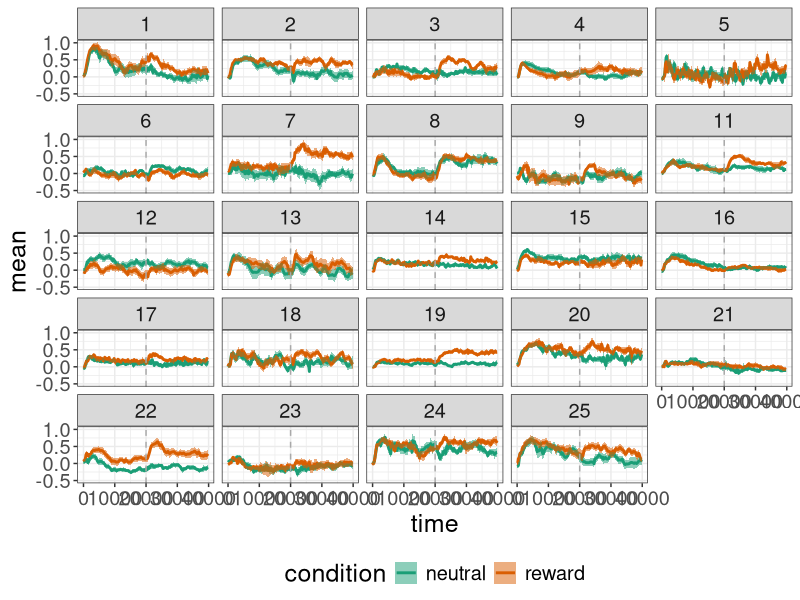
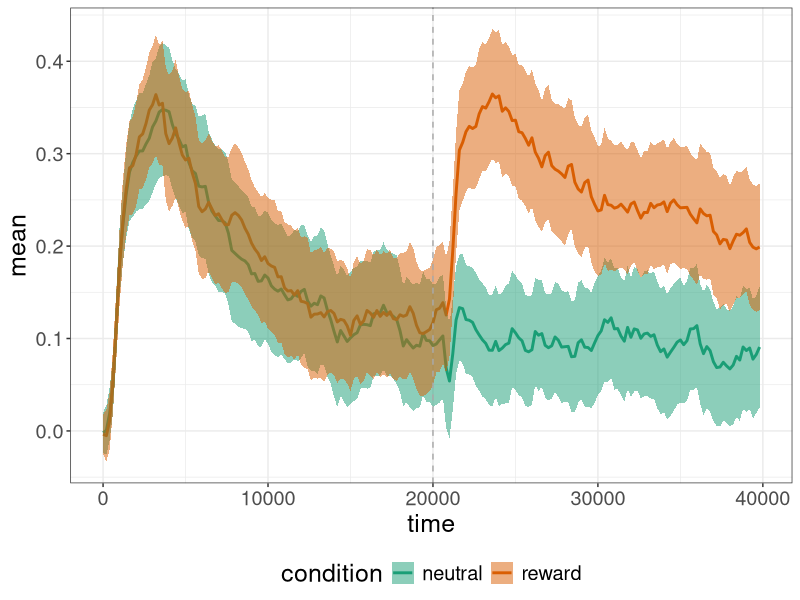
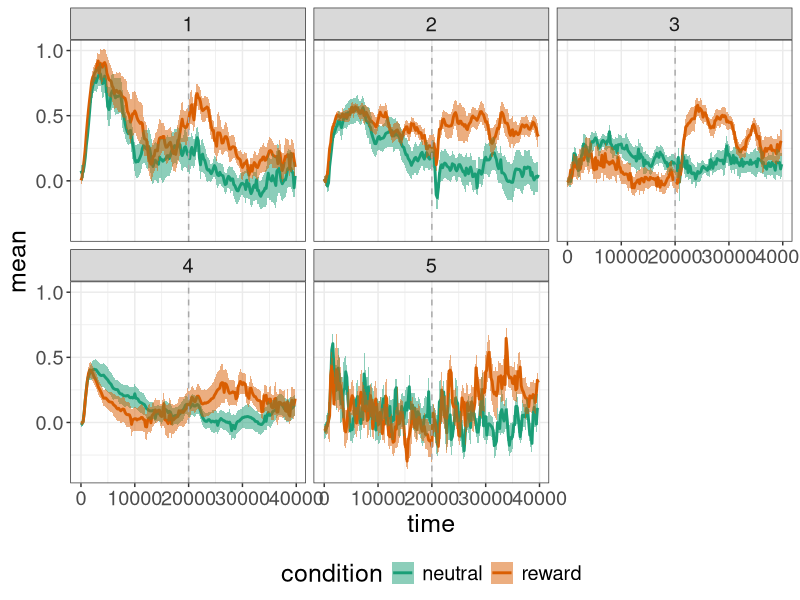
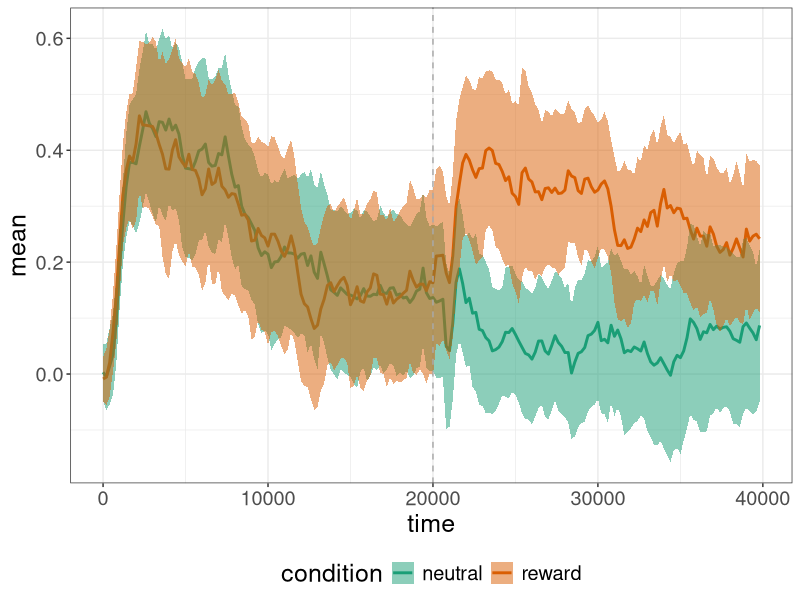
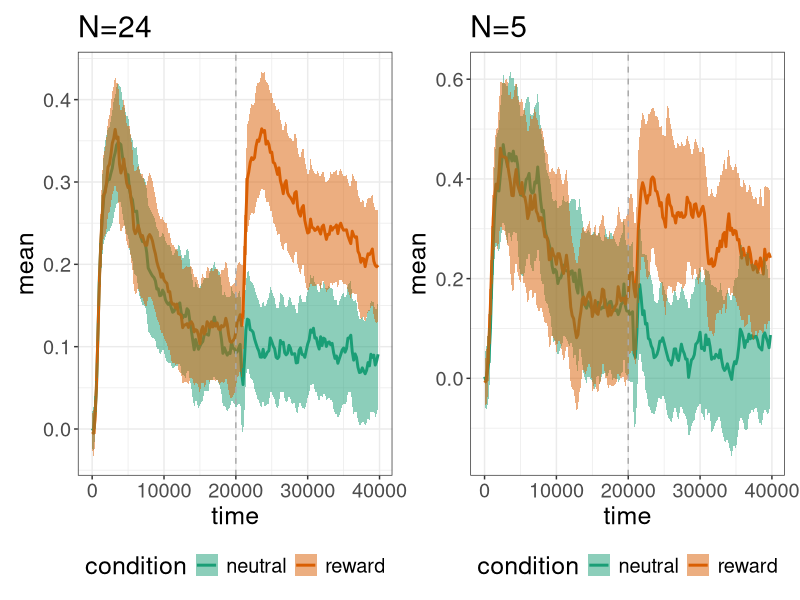
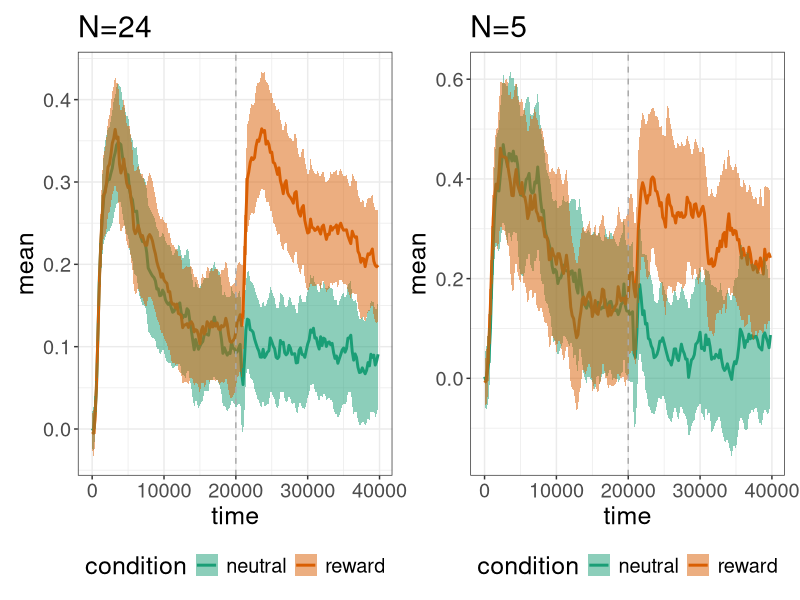

Write R code to recreate these figures, in order.
## ---- chunk 1
knitr::opts_chunk$set(echo = TRUE)
## ---- chunk 2
# install.packages(c("tidyverse", "RColorBrewer", "patchwork"))
## ---- chunk 3
# take a snapshot and update the lock.file
# renv::snapshot() # this is only necessary when new packages or installed or packages are updated.
## ---- chunk 4
pkg <- c("tidyverse", "RColorBrewer", "patchwork")

lapply(pkg, library, character.only = TRUE)
## ---- chunk 5
theme_set(
  theme_bw() +
    theme(text = element_text(size = 18), 
          title = element_text(size = 18),
          legend.position = "bottom")
)

## Set the amount of dodge in figures
pd <- position_dodge(0.7)
pd2 <- position_dodge(1)
## ---- chunk 6
## all of the data
data_all <- read_csv("data/datatfs.csv") %>%
  select(-n, -sum_na) %>%
  mutate(pid = factor(pid),
         condition = factor(condition,
                            levels = c("neutral", "reward"))) %>% 
  rename(time = samples)
head(data_all)
str(data_all)
summary(data_all)

## some notes on the variables
## pid = participant id (1-24)
## trial = trial 1-20 
## condition = within-participant experimental manipulation, neutral vs reward
## time = time of samples (technically, this is the average over the time-window e.g., 1 = avg of 1-200 samples at 1000Hz)
## pupil = pupil diameter
## ---- chunk 7
## filter to only leave pid 1-5
data <- data_all %>% 
    filter(pid %in% 1:5)
head(data)
str(data)
summary(data)
## ---- chunk 8
## pid check
data_all %>% 
  distinct(pid)

tally1 <- data_all %>%
  group_by(pid, condition, trial) %>% 
  distinct(time) %>% 
  tally()
tally1

## 474 observations with a maximum of n=200 observations each
## 200 datapoints per pid (24), per condition (2), per trial (10). (some trials removed due to exclusion criteria).
## 24x2x10=480 (so by this analysis, 6 trials removed across 24 pts) to give 474 trials in total.
## And then each trial was broken into 40s x 5Hz = 200.
## Out of these 200 possible samples, some were NaN and removed as part of preprocessing. There may be other ways to go here but that's what we've done so far for this example.

# check min and max samples
data_all %>%
  group_by(pid, condition) %>% 
  summarise(max=max(time),
            min=min(time))
## ---- chunk 9
## pid check
data %>% 
  distinct(pid)

tally2 <- data %>%
  group_by(pid, condition, trial) %>% 
  distinct(time) %>% 
  tally()
tally2

## 98 observations with a maximum of n=200 observations each
## 200 datapoints per pid (5), per condition (2), per trial (10). (some trials removed due to exclusion criteria).
## 5x2x10=100 (so by this analysis, 2 trials removed across 5 pts) to give 98 trials in total.
## And then each trial was broken into 40s x 5Hz = 200.
## Out of these 200 possible samples, some were NaN and removed as part of preprocessing. 

# check min and max samples
data %>%
  group_by(pid, condition) %>% 
  summarise(max=max(time),
            min=min(time))
## ---- chunk 10
data_all_pid <- data_all %>%
  group_by(pid, condition, time) %>% 
  summarise(mean = mean(pupil, na.rm = TRUE),
            sd = sd(pupil, na.rm = TRUE),
            n = length(unique(trial/2)), # 
            sem = (sd/sqrt(length(unique(trial/2)))),
            ci = sem*1.96)
head(data_all_pid)
## ---- chunk 11
data_all_group <- data_all %>%
  group_by(condition, time) %>% 
  summarise(mean = mean(pupil, na.rm = TRUE),
            sd = sd(pupil, na.rm = TRUE),
            n = length(unique(pid)), # n here is the total pids per condition
            sem = (sd/sqrt(length(unique(pid)))),
            ci = sem*1.96)
head(data_all_group)
## ---- chunk 12
data_pid <- data %>%
  group_by(pid, condition, time) %>% 
  summarise(mean = mean(pupil, na.rm = TRUE),
            sd = sd(pupil, na.rm = TRUE),
            n = length(unique(trial/2)), # 
            sem = (sd/sqrt(length(unique(trial/2)))),
            ci = sem*1.96)
head(data_pid)
## ---- chunk 13
data_group <- data %>%
  group_by(condition, time) %>% 
  summarise(mean = mean(pupil, na.rm = TRUE),
            sd = sd(pupil, na.rm = TRUE),
            n = length(unique(pid)), # n here is the total pids per condition
            sem = (sd/sqrt(length(unique(pid)))),
            ci = sem*1.96)
head(data_group)
## ---- chunk 14
p3.1 <- ggplot(data_all_pid,
       aes(x = time, y = mean, fill = condition)) +
      geom_line(aes(colour = condition), alpha = 1, linewidth = 1) +
      geom_ribbon(aes(ymin=mean-sem, ymax=mean+sem), alpha = 0.5) +
      geom_vline(xintercept = 20000, linetype = "dashed", colour = "darkgrey") +
      scale_colour_brewer(palette = "Dark2") +
      scale_fill_brewer(palette = "Dark2") +
      facet_wrap(~pid, ncol=5)
p3.1

# ggsave("figures/summary_ribbon.jpeg",
#        width = 10, height = 8)
## ---- chunk 15
p3.2 <- ggplot(data_all_group,
       aes(x = time, y = mean, fill = condition)) +
      geom_line(aes(colour = condition), alpha = 1, linewidth = 1) +
      geom_ribbon(aes(ymin=mean-sem, ymax=mean+sem), alpha = 0.5) +
      geom_vline(xintercept = 20000, linetype = "dashed", colour = "darkgrey") +
      scale_colour_brewer(palette = "Dark2") +
      scale_fill_brewer(palette = "Dark2") 
p3.2

# ggsave("figures/summary_ribbon.jpeg",
#        width = 10, height = 8)
## ---- chunk 16
p3.3 <- ggplot(data_pid,
       aes(x = time, y = mean, fill = condition)) +
      geom_line(aes(colour = condition), alpha = 1, linewidth = 1) +
      geom_ribbon(aes(ymin=mean-sem, ymax=mean+sem), alpha = 0.5) +
      geom_vline(xintercept = 20000, linetype = "dashed", colour = "darkgrey") +
      scale_colour_brewer(palette = "Dark2") +
      scale_fill_brewer(palette = "Dark2") +
      facet_wrap(~pid)
p3.3

# ggsave("figures/summary_ribbon.jpeg",
#        width = 10, height = 8)
## ---- chunk 17
p3.4 <- ggplot(data_group,
       aes(x = time, y = mean, fill = condition)) +
      geom_line(aes(colour = condition), alpha = 1, linewidth = 1) +
      geom_ribbon(aes(ymin=mean-sem, ymax=mean+sem), alpha = 0.5) +
      geom_vline(xintercept = 20000, linetype = "dashed", colour = "darkgrey") +
      scale_colour_brewer(palette = "Dark2") +
      scale_fill_brewer(palette = "Dark2") 
p3.4

# ggsave("figures/summary_ribbon.jpeg",
#        width = 10, height = 8)
## ---- chunk 18
p3.5 <- (p3.2 + ggtitle("N=24")) | (p3.4 + ggtitle("N=5"))
p3.5

ggsave("figures/summary_ribbon.jpeg",
       width = 10, height = 8)
## ---- chunk 19
## data for pid=24
## all of the data (but extra wrangling)
write_csv(data_all, "data/data_n24.csv")
## summary data
write_csv(data_all_pid, "data/data_pid_n24.csv")
write_csv(data_all_group, "data/data_all_n24.csv")

## data for pid=5
## all of the data (but extra wrangling)
write_csv(data, "data/data_n5.csv")
## summary data
write_csv(data_pid, "data/data_pid_n5.csv")
write_csv(data_group, "data/data_all_n5.csv")
